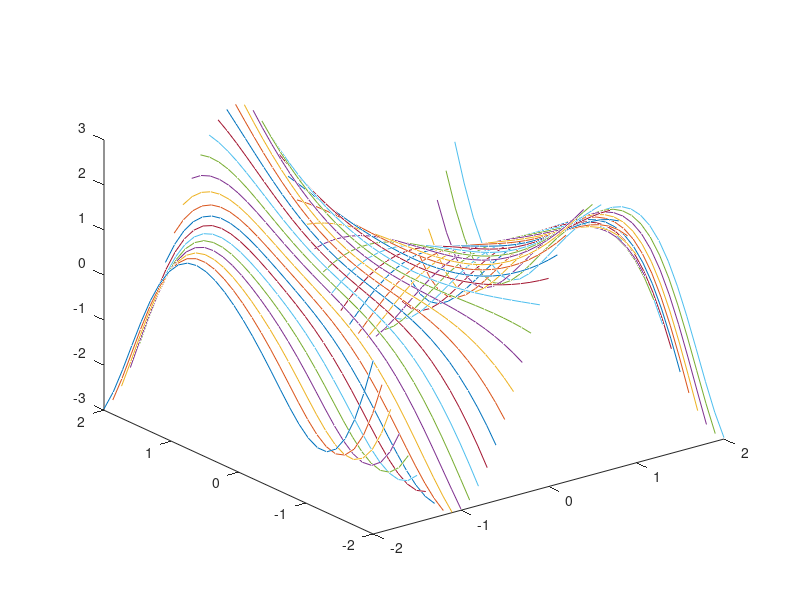

Source code (MATLAB): (Note: this script raises an error after producing the figure.)
%Något fel någonstans i uppgiften
%% Question 1
% https://i.imgur.com/7EMc8rc.png
x=[-2,2,7];
y=[-9,-3,4,7];
[X, Y]=meshgrid(x,y)


%% Question 2
% https://i.imgur.com/QM9ai4v.png
% https://i.imgur.com/oljiFnk.png
f=@(x,y)(-x.*y.*exp(-2*(x.^4+y.^4)));
x=linspace(-2,2,30); y=linspace(-2,2,30);
[X,Y]=meshgrid(x,y);
Z=f(X,Y);
surf(X,Y,Z)

%% Question 3 (1) Emils (En mängd kurvor som ligger på den önskade funktionsytan ritas.)
% https://i.imgur.com/685rnVI.png
% https://i.imgur.com/Zc811ws.png
f = @(x,y)( (0.5*y.^2 + 1).*cos(1 + x.*y) );
x = -2:0.1:2;
y = linspace(-2,2,30);
X = repmat(x, length(y), 1);
Y = repmat(y', 1, length(x));
Z = f(X, Y);
plot3(X,Y,Z);

%% Question 3 (2) Emilias (Skriptet är ej körbart.)
f = @(x,y)( (0.5*y^2 + 1)*cos(1 + x*y) );
x = -2:0.1:2;
y = linspace(-2,2,30);
[X, Y] = meshgrid(x, y);
Z = f(X, Y);
plot3(X,Y,Z);

%% Question 3 (3) Linus (Skriptet är ej körbart.)
f = @(x,y)( (0.5*y^2 + 1)*cos(1 + x*y) );
x = linspace(-2,2,30);
y = -2:0.1:2;
X = zeros(length(y), length(x)) + x;
Y = zeros(length(y), length(x)) + y';
Z = f(X, Y);
surf(x,y,Z);

%% Question 3 (4) Linnéas (En mängd kurvor som alla ligger på en annan yta ritas.)
f = @(x,y)( (0.5*y.^2 + 1).*cos(1 + x.*y) );
x = linspace(-2,2,30);
y = -2:0.1:2;
Z = zeros(length(y), length(x));
for i=1:length(y)
 for j=1:length(x)
  Z(i,j)=f(x(j), y(i));
 end
end
plot3(X,Y,Z);

%% Question 3 (Hur funktionsytan faktiskt ska se ut!)
f = @(x,y)( (0.5*y.^2 + 1).*cos(1 + x.*y) );
x = linspace(-2,2,30);
y = -2:0.1:2;
[X,Y]=meshgrid(x,y);
Z = f(X, Y);
surf(X,Y,Z);